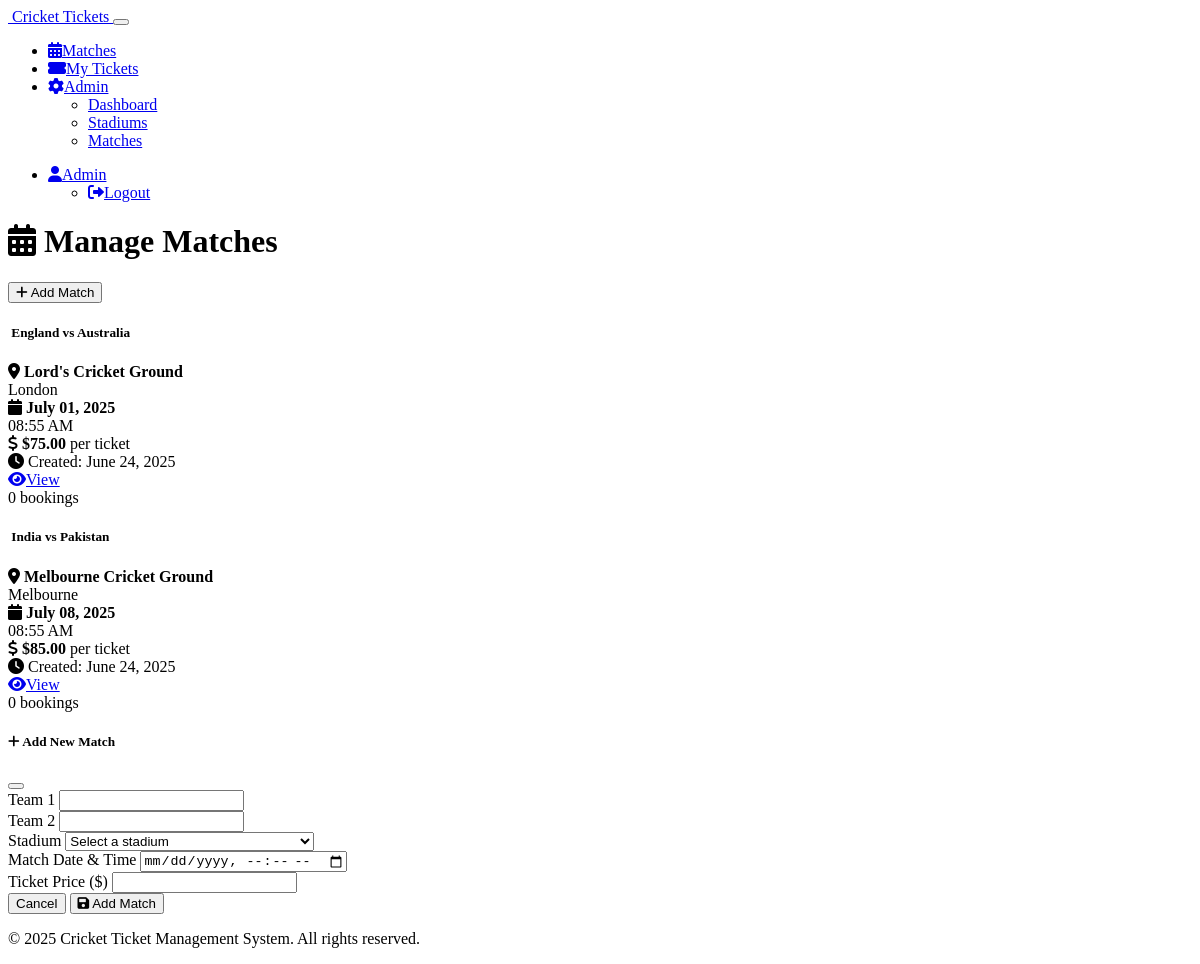
/admin/matches (signed in), run on the app's committed database.
### models.py (models this page shows)
class User(UserMixin, db.Model):
    id = db.Column(db.Integer, primary_key=True)
    name = db.Column(db.String(100), nullable=False)
    email = db.Column(db.String(120), unique=True, nullable=False)
    password_hash = db.Column(db.String(256), nullable=False)
    is_admin = db.Column(db.Boolean, default=False)
    created_at = db.Column(db.DateTime, default=datetime.utcnow)
    bookings = db.relationship('Booking', backref='user', lazy=True, cascade='all, delete-orphan')

class Match(db.Model):
    id = db.Column(db.Integer, primary_key=True)
    team1 = db.Column(db.String(100), nullable=False)
    team2 = db.Column(db.String(100), nullable=False)
    stadium_id = db.Column(db.Integer, db.ForeignKey('stadium.id'), nullable=False)
    match_date = db.Column(db.DateTime, nullable=False)
    ticket_price = db.Column(db.Float, nullable=False)
    created_at = db.Column(db.DateTime, default=datetime.utcnow)
    bookings = db.relationship('Booking', backref='match', lazy=True, cascade='all, delete-orphan')

class Stadium(db.Model):
    id = db.Column(db.Integer, primary_key=True)
    name = db.Column(db.String(200), nullable=False)
    city = db.Column(db.String(100), nullable=False)
    capacity = db.Column(db.Integer, nullable=False)
    rows = db.Column(db.Integer, nullable=False)
    seats_per_row = db.Column(db.Integer, nullable=False)
    created_at = db.Column(db.DateTime, default=datetime.utcnow)
    matches = db.relationship('Match', backref='stadium', lazy=True, cascade='all, delete-orphan')

### routes.py (the view)
@app.route('/admin/matches')
@login_required
def admin_matches():
    if not current_user.is_admin:
        flash('Access denied.', 'error')
        return redirect(url_for('matches'))
    matches = Match.query.join(Stadium).all()
    stadiums = Stadium.query.all()
    return render_template('admin/manage_matches.html', matches=matches, stadiums=stadiums)

### app.py (called while the page is built)
@login_manager.user_loader
def load_user(user_id):
    from models import User
    return User.query.get(int(user_id))

### templates/admin/manage_matches.html (shortened to what this page needs)
{% extends "base.html" %}
{% block content %}
<div class="container">
    <div class="row">
        <div class="col-12">
            <div class="d-flex justify-content-between align-items-center mb-4">
                <h1>
                    <i class="fas fa-calendar-alt me-2"></i>
                    Manage Matches
                </h1>
                <button class="btn btn-primary" data-bs-toggle="modal" data-bs-target="#addMatchModal">
                    <i class="fas fa-plus me-2"></i>
                    Add Match
                </button>
            </div>
        </div>
    </div>
    {% if matches %}
        <div class="row">
            {% for match in matches %}
                <div class="col-lg-6 col-xl-4 mb-4">
                    <div class="card shadow-sm">
                        <div class="card-header bg-success text-white">
                            <h5 class="mb-0">
                                {{ match.team1 }} vs {{ match.team2 }}
                            </h5>
                        </div>
                        <div class="card-body">
                            <div class="mb-2">
                                <i class="fas fa-map-marker-alt text-danger me-2"></i>
                                <strong>{{ match.stadium.name }}</strong>
                                <div class="text-muted ms-3">{{ match.stadium.city }}</div>
                            </div>
                            <div class="mb-2">
                                <i class="fas fa-calendar text-info me-2"></i>
                                <strong>{{ match.match_date.strftime('%B %d, %Y') }}</strong>
                                <div class="text-muted ms-3">{{ match.match_date.strftime('%I:%M %p') }}</div>
                            </div>
                            <div class="mb-2">
                                <i class="fas fa-dollar-sign text-success me-2"></i>
                                <strong>${{ "%.2f"|format(match.ticket_price) }}</strong> per ticket
                            </div>
                            <div class="text-muted small">
                                <i class="fas fa-clock me-1"></i>
                                Created: {{ match.created_at.strftime('%B %d, %Y') }}
                            </div>
                        </div>
                        <div class="card-footer bg-transparent">
                            <div class="row">
                                <div class="col-6">
                                    <a href="{{ url_for('seats', match_id=match.id) }}" class="btn btn-outline-primary btn-sm w-100">
                                        <i class="fas fa-eye me-1"></i>View
                                    </a>
                                </div>
                                <div class="col-6">
                                    <span class="badge bg-info w-100 py-2">
                                        {{ match.bookings | length }} bookings
                                    </span>
                                </div>
                            </div>
                        </div>
                    </div>
                </div>
            {% endfor %}
        </div>
    {% endif %}
</div>
{% if stadiums %}
<div class="modal fade" id="addMatchModal" tabindex="-1">
    <div class="modal-dialog">
        <div class="modal-content">
            <div class="modal-header">
                <h5 class="modal-title">
                    <i class="fas fa-plus me-2"></i>
                    Add New Match
                </h5>
                <button type="button" class="btn-close" data-bs-dismiss="modal"></button>
            </div>
            <form method="POST" action="{{ url_for('add_match') }}">
                <div class="modal-body">
                    <div class="row">
                        <div class="col-6">
                            <div class="mb-3">
                                <label for="team1" class="form-label">Team 1</label>
                                <input type="text" class="form-control" id="team1" name="team1" required>
                            </div>
                        </div>
                        <div class="col-6">
                            <div class="mb-3">
                                <label for="team2" class="form-label">Team 2</label>
                                <input type="text" class="form-control" id="team2" name="team2" required>
                            </div>
                        </div>
                    </div>
                    <div class="mb-3">
                        <label for="stadium_id" class="form-label">Stadium</label>
                        <select class="form-select" id="stadium_id" name="stadium_id" required>
                            <option value="">Select a stadium</option>
                        </select>
                    </div>
                    <div class="mb-3">
                        <label for="match_date" class="form-label">Match Date & Time</label>
                        <input type="datetime-local" class="form-control" id="match_date" name="match_date" required>
                    </div>
                    <div class="mb-3">
                        <label for="ticket_price" class="form-label">Ticket Price ($)</label>
                        <input type="number" step="0.01" class="form-control" id="ticket_price" name="ticket_price" required min="10">
                    </div>
                </div>
                <div class="modal-footer">
                    <button type="button" class="btn btn-secondary" data-bs-dismiss="modal">Cancel</button>
                    <button type="submit" class="btn btn-primary">
                        <i class="fas fa-save me-2"></i>
                        Add Match
                    </button>
                </div>
            </form>
        </div>
    </div>
</div>
{% endif %}
{% endblock %}

### templates/base.html (shortened to what this page needs)
<!DOCTYPE html>
<html lang="en" data-bs-theme="dark">
<head>
    <link href="https://cdn.replit.com/agent/bootstrap-agent-dark-theme.min.css" rel="stylesheet">
    <link rel="stylesheet" href="https://cdnjs.cloudflare.com/ajax/libs/font-awesome/6.0.0/css/all.min.css">
    <link rel="stylesheet" href="{{ url_for('static', filename='css/style.css') }}">
</head>
<body>
    <nav class="navbar navbar-expand-lg navbar-dark bg-primary">
        <div class="container">
            <a class="navbar-brand" href="{{ url_for('index') }}">
                Cricket Tickets
            </a>
            <button class="navbar-toggler" type="button" data-bs-toggle="collapse" data-bs-target="#navbarNav">
            </button>
            <div class="collapse navbar-collapse" id="navbarNav">
                <ul class="navbar-nav me-auto">
                    <li class="nav-item">
                        <a class="nav-link" href="{{ url_for('matches') }}">
                            <i class="fas fa-calendar-alt me-1"></i>Matches
                        </a>
                    </li>
                    {% if current_user.is_authenticated %}
                        <li class="nav-item">
                            <a class="nav-link" href="{{ url_for('tickets') }}">
                                <i class="fas fa-ticket-alt me-1"></i>My Tickets
                            </a>
                        </li>
                        {% if current_user.is_admin %}
                            <li class="nav-item dropdown">
                                <a class="nav-link dropdown-toggle" href="#" role="button" data-bs-toggle="dropdown">
                                    <i class="fas fa-cog me-1"></i>Admin
                                </a>
                                <ul class="dropdown-menu">
                                    <li><a class="dropdown-item" href="{{ url_for('dashboard') }}">Dashboard</a></li>
                                    <li><a class="dropdown-item" href="{{ url_for('admin_stadiums') }}">Stadiums</a></li>
                                    <li><a class="dropdown-item" href="{{ url_for('admin_matches') }}">Matches</a></li>
                                </ul>
                            </li>
                        {% endif %}
                    {% endif %}
                </ul>
                <ul class="navbar-nav">
                    {% if current_user.is_authenticated %}
                        <li class="nav-item dropdown">
                            <a class="nav-link dropdown-toggle" href="#" role="button" data-bs-toggle="dropdown">
                                <i class="fas fa-user me-1"></i>{{ current_user.name }}
                            </a>
                            <ul class="dropdown-menu">
                                <li><a class="dropdown-item" href="{{ url_for('logout') }}">
                                    <i class="fas fa-sign-out-alt me-1"></i>Logout
                                </a></li>
                            </ul>
                        </li>
                    {% endif %}
                </ul>
            </div>
        </div>
    </nav>
    <main class="py-4">
        {% block content %}{% endblock %}
    </main>
    <footer class="bg-dark mt-5 py-4">
        <div class="container text-center">
            <p class="mb-0">&copy; 2025 Cricket Ticket Management System. All rights reserved.</p>
        </div>
    </footer>
</body>
</html>

### static/css/style.css (style rules this page uses)
.card { transition: transform 0.2s ease, box-shadow 0.2s ease; }
.btn { transition: all 0.2s ease; }
:root { --cricket-green: #2d5a27; --cricket-brown: #8b4513; --cricket-white: #ffffff; }
.card-header.bg-success { background: linear-gradient(135deg, var(--bs-success), var(--cricket-green)) !important; }
footer { margin-top: auto; }

### data on the page
User: name "Admin"
Match: team1 "England", team2 "Australia", stadium.name "Lord's Cricket Ground", stadium.city "London", match_date "July 01, 2025", match_date "08:55 AM", ticket_price "75.00", created_at "June 24, 2025", bookings|length "0"
Match: team1 "India", team2 "Pakistan", stadium.name "Melbourne Cricket Ground", stadium.city "Melbourne", match_date "July 08, 2025", match_date "08:55 AM", ticket_price "85.00", created_at "June 24, 2025", bookings|length "0"
